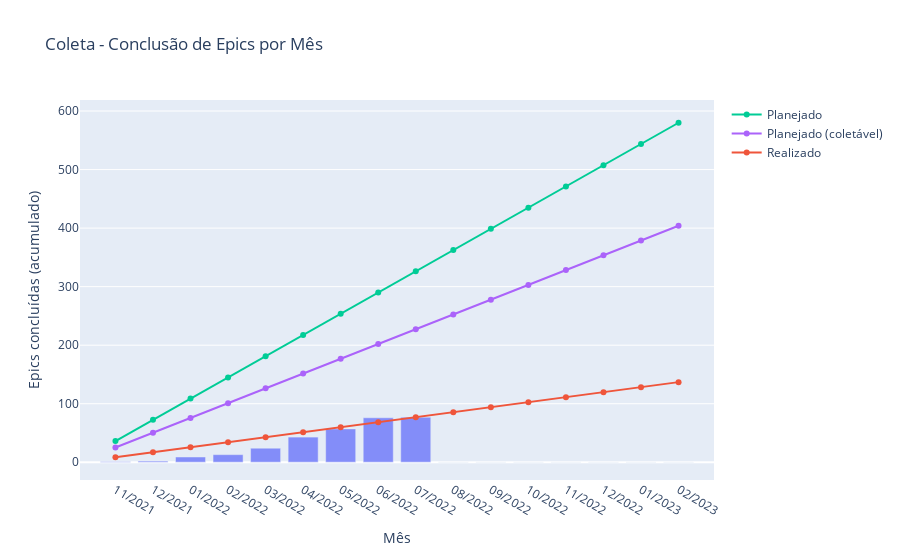

Notebook source saved alongside this figure:
### Code cell
import plotly
import plotly.graph_objects as go 
import plotly.figure_factory as ff
import plotly.express as px

def plot_speed_epics(df, title):     
    
    # Medindo velocidade
    current_speed = df["closed"].mean()          
    df["closed_cumsum"] = df["closed"].cumsum()
    
    df = df.merge( pd.DataFrame(["11/2021", "12/2021"] + [f'{x:02d}/2022' for x in range(1,13)] + 
                                ["01/2023", "02/2023"], columns=["month"]), how="right").fillna(0)          
        
    n_templates = 15 + 5            # 15 + 5 municipios
    total_epics_by_template = 29    # Siplanweb    
    
    total_epics = total_epics_by_template * n_templates    
    total_months = df.shape[0]
    ideal_speed = total_epics / total_months
    
    ### descontando os não-coletáveis
    media_nao_coletavel = (12 + 12 + 12 + 8) / 4   # Siplanweb + Betha + MunicipalNet + ADPM    
    total_coletaveis = total_epics - (media_nao_coletavel * (n_templates-4))   # apenas templates restantes
    ideal_speed_discounted = total_coletaveis / total_months
    
    # Plot
    fig =  px.bar(df, x="month", y="closed_cumsum", title=title, opacity=0.75, height=500,
                 labels={"closed_cumsum":"Epics concluídas (acumulado)", "month":"Mês"})
    extract_data.get_info_issues_by_id
    fig.update_layout(yaxis = dict(tickmode = 'linear', tick0 = 0, dtick = 100))
    fig.add_traces([
        go.Scatter(x=df.month, y=[i * ideal_speed for i in range(1, total_months+1)], name="Planejado",
                  line=go.scatter.Line(color="#00CC96")),
        go.Scatter(x=df.month, y=[i * ideal_speed_discounted for i in range(1, total_months+1)], name="Planejado (coletável)",
                  line=go.scatter.Line(color="#AB63FA")),
        go.Scatter(x=df.month, y=[i * current_speed for i in range(1, total_months+1)], name="Realizado",
                  line=go.scatter.Line(color="#EF553B"))#, text=df),
    ])
    
    return fig

#-------------------------------------------------------------------------------------

count_epics_month_df = pd.read_csv("data/count_epics_month.csv")
plot_speed_epics(count_epics_month_df, title='Coleta - Conclusão de Epics por Mês')

### Figure 1 — Plotly figure (JSON) as saved in the notebook; plotly's stock layout.template omitted (floating-point values rounded to 4 significant figures)
{"data": [{"alignmentgroup": "True", "hovertemplate": "Mês=%{x}<br>Epics concluídas (acumulado)=%{y}<extra></extra>", "legendgroup": "", "marker": {"color": "#636efa", "opacity": 0.75, "pattern": {"shape": ""}}, "name": "", "offsetgroup": "", "orientation": "v", "showlegend": false, "textposition": "auto", "type": "bar", "x": ["11/2021", "12/2021", "01/2022", "02/2022", "03/2022", "04/2022", "05/2022", "06/2022", "07/2022", "08/2022", "09/2022", "10/2022", "11/2022", "12/2022", "01/2023", "02/2023"], "xaxis": "x", "y": [1, 2, 9, 13, 24, 43, 57, 76, 77, 0, 0, 0, 0, 0, 0, 0], "yaxis": "y"}, {"line": {"color": "#00CC96"}, "name": "Planejado", "type": "scatter", "x": ["11/2021", "12/2021", "01/2022", "02/2022", "03/2022", "04/2022", "05/2022", "06/2022", "07/2022", "08/2022", "09/2022", "10/2022", "11/2022", "12/2022", "01/2023", "02/2023"], "y": [36.25, 72.5, 108.8, 145, 181.2, 217.5, 253.8, 290, 326.2, 362.5, 398.8, 435, 471.2, 507.5, 543.8, 580]}, {"line": {"color": "#AB63FA"}, "name": "Planejado (coletável)", "type": "scatter", "x": ["11/2021", "12/2021", "01/2022", "02/2022", "03/2022", "04/2022", "05/2022", "06/2022", "07/2022", "08/2022", "09/2022", "10/2022", "11/2022", "12/2022", "01/2023", "02/2023"], "y": [25.25, 50.5, 75.75, 101, 126.2, 151.5, 176.8, 202, 227.2, 252.5, 277.8, 303, 328.2, 353.5, 378.8, 404]}, {"line": {"color": "#EF553B"}, "name": "Realizado", "type": "scatter", "x": ["11/2021", "12/2021", "01/2022", "02/2022", "03/2022", "04/2022", "05/2022", "06/2022", "07/2022", "08/2022", "09/2022", "10/2022", "11/2022", "12/2022", "01/2023", "02/2023"], "y": [8.556, 17.11, 25.67, 34.22, 42.78, 51.33, 59.89, 68.44, 77, 85.56, 94.11, 102.7, 111.2, 119.8, 128.3, 136.9]}], "layout": {"autosize": true, "barmode": "relative", "legend": {"tracegroupgap": 0}, "title": {"text": "Coleta - Conclusão de Epics por Mês"}, "xaxis": {"anchor": "y", "autorange": true, "domain": [0, 1], "range": [-0.9208, 15.92], "title": {"text": "Mês"}, "type": "category"}, "yaxis": {"anchor": "x", "autorange": true, "domain": [0, 1], "dtick": 100, "range": [-31.68, 620.2], "tick0": 0, "tickmode": "linear", "title": {"text": "Epics concluídas (acumulado)"}, "type": "linear"}}}
